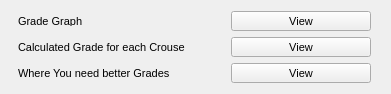
    <widget class="QWidget" name="layoutWidget">
     <property name="geometry">
      <rect>
       <x>10</x>
       <y>120</y>
       <width>391</width>
       <height>91</height>
      </rect>
     </property>
     <layout class="QVBoxLayout" name="verticalLayout_24">
      <item>
       <layout class="QHBoxLayout" name="horizontalLayout_57">
        <item>
         <widget class="QLabel" name="label_125">
          <property name="minimumSize">
           <size>
            <width>110</width>
            <height>10</height>
           </size>
          </property>
          <property name="maximumSize">
           <size>
            <width>200</width>
            <height>10</height>
           </size>
          </property>
          <property name="font">
           <font>
            <pointsize>8</pointsize>
           </font>
          </property>
          <property name="text">
           <string>Grade Graph</string>
          </property>
         </widget>
        </item>
        <item>
         <widget class="QPushButton" name="pushButton_28">
          <property name="minimumSize">
           <size>
            <width>80</width>
            <height>20</height>
           </size>
          </property>
          <property name="maximumSize">
           <size>
            <width>140</width>
            <height>20</height>
           </size>
          </property>
          <property name="font">
           <font>
            <pointsize>8</pointsize>
           </font>
          </property>
          <property name="text">
           <string>View</string>
          </property>
         </widget>
        </item>
       </layout>
      </item>
      <item>
       <layout class="QHBoxLayout" name="horizontalLayout_39">
        <item>
         <widget class="QLabel" name="label_81">
          <property name="minimumSize">
           <size>
            <width>110</width>
            <height>10</height>
           </size>
          </property>
          <property name="maximumSize">
           <size>
            <width>200</width>
            <height>10</height>
           </size>
          </property>
          <property name="font">
           <font>
            <pointsize>8</pointsize>
           </font>
          </property>
          <property name="text">
           <string>Calculated Grade for each Crouse</string>
          </property>
         </widget>
        </item>
        <item>
         <widget class="QPushButton" name="pushButton_17">
          <property name="minimumSize">
           <size>
            <width>80</width>
            <height>20</height>
           </size>
          </property>
          <property name="maximumSize">
           <size>
            <width>140</width>
            <height>20</height>
           </size>
          </property>
          <property name="font">
           <font>
            <pointsize>8</pointsize>
           </font>
          </property>
          <property name="text">
           <string>View</string>
          </property>
         </widget>
        </item>
       </layout>
      </item>
      <item>
       <layout class="QHBoxLayout" name="horizontalLayout_55">
        <item>
         <widget class="QLabel" name="label_123">
          <property name="minimumSize">
           <size>
            <width>110</width>
            <height>10</height>
           </size>
          </property>
          <property name="maximumSize">
           <size>
            <width>200</width>
            <height>10</height>
           </size>
          </property>
          <property name="font">
           <font>
            <pointsize>8</pointsize>
           </font>
          </property>
          <property name="text">
           <string>Where You need better Grades</string>
          </property>
         </widget>
        </item>
        <item>
         <widget class="QPushButton" name="pushButton_26">
          <property name="minimumSize">
           <size>
            <width>80</width>
            <height>20</height>
           </size>
          </property>
          <property name="maximumSize">
           <size>
            <width>140</width>
            <height>20</height>
           </size>
          </property>
          <property name="font">
           <font>
            <pointsize>8</pointsize>
           </font>
          </property>
          <property name="text">
           <string>View</string>
          </property>
         </widget>
        </item>
       </layout>
      </item>
     </layout>
    </widget>
